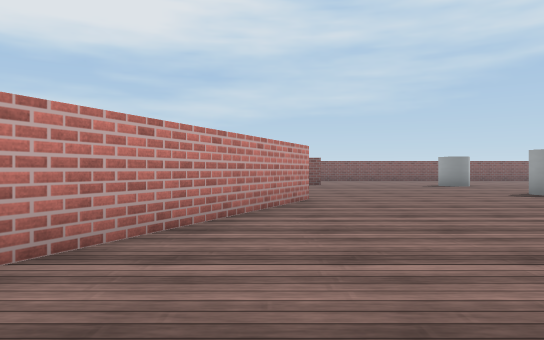
[1] (above)

24 first-person views from a walk through a 3-D level made in the Unity game engine. The camera is 0.55 m above the floor, looks level and sees 70° across. The floor is counted in squares, 1 m on a side. Each view is taken from the middle of a square. On the plan, view 1 faces up. The plan holds only what a view shows up to about 10 squares ahead; the rest is blank. The place goes on beyond the plan. Some surface patterns are stand-ins.

[2]
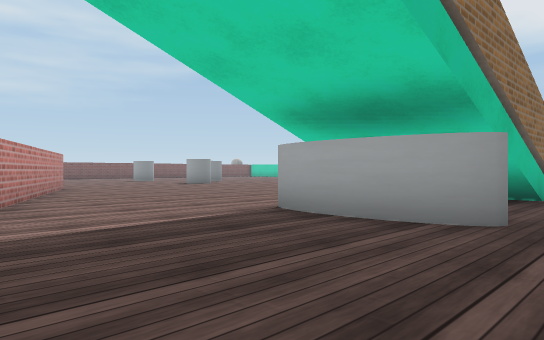

[3]
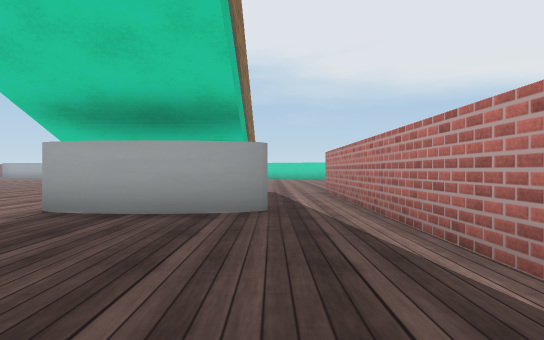

[4]
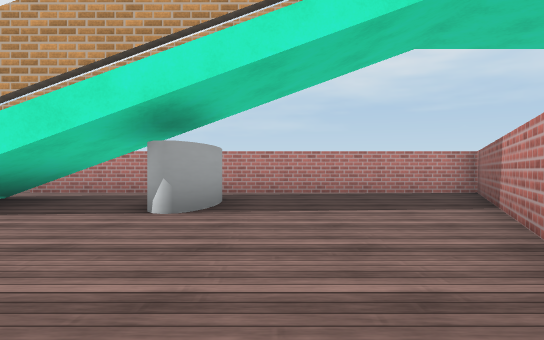

[5]
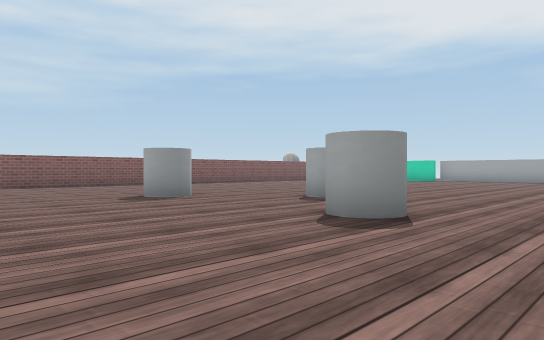

[6]
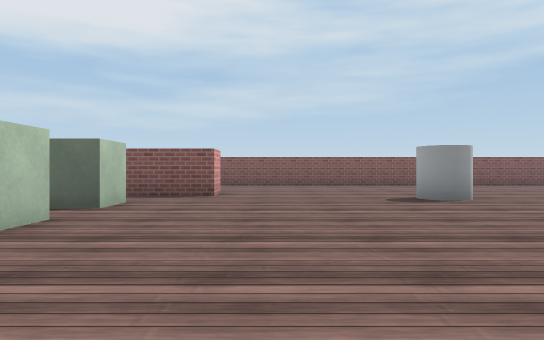

[7]
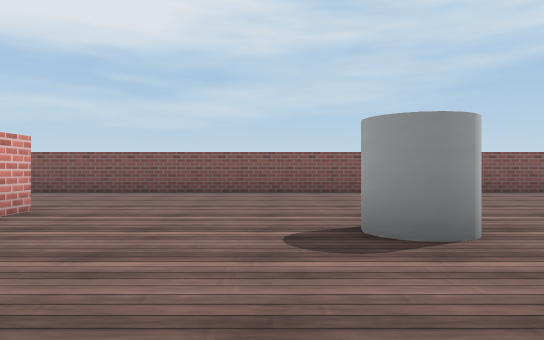

[8]
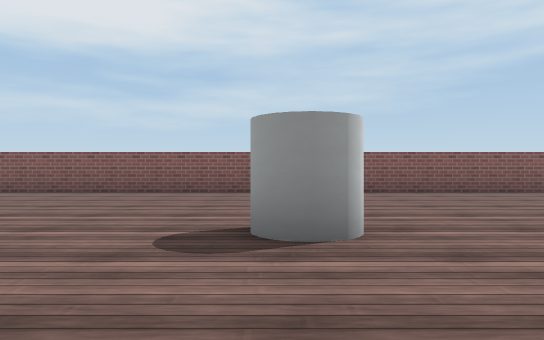

[9]
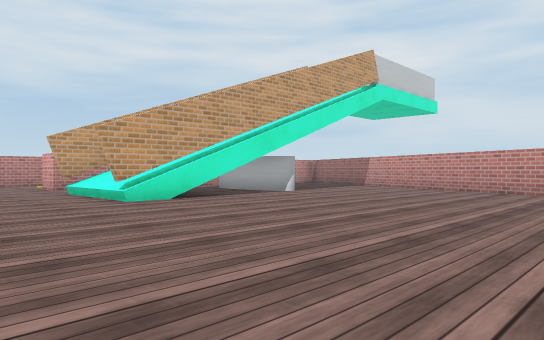

[10]
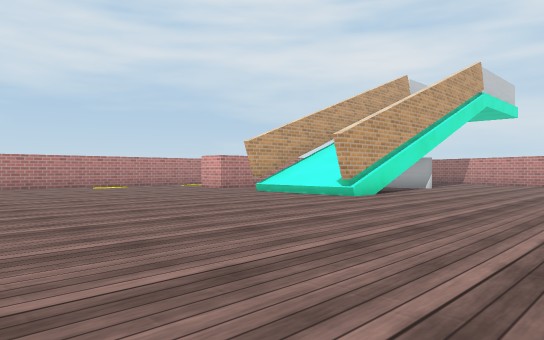

[11]
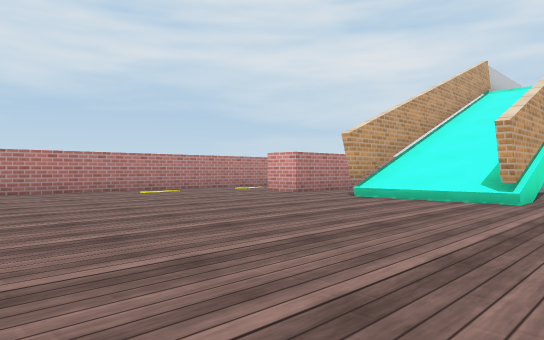

[12]
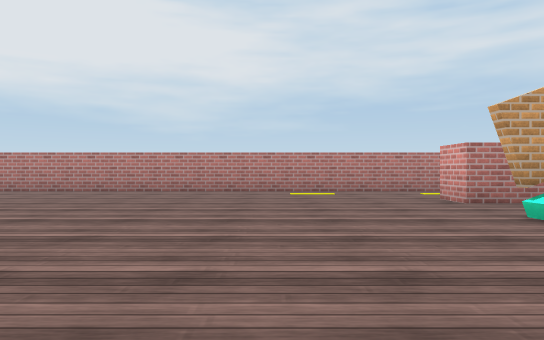

[13]
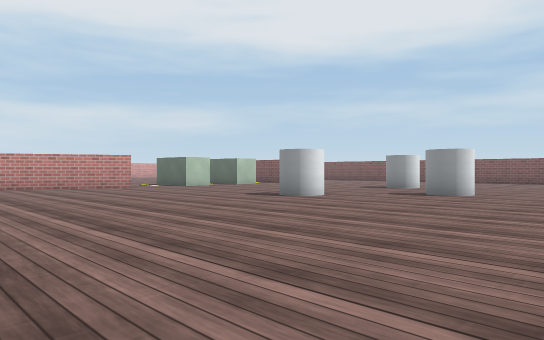

[14]
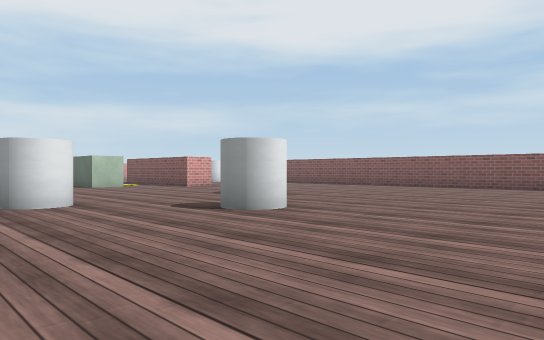

[15]
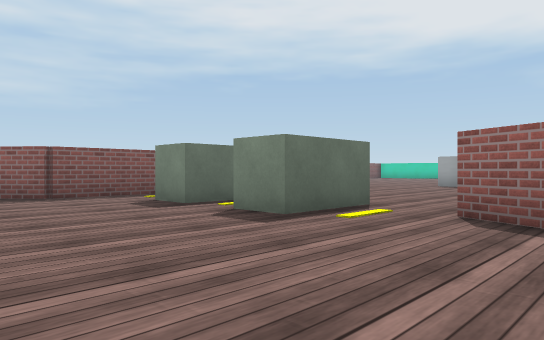

[16]
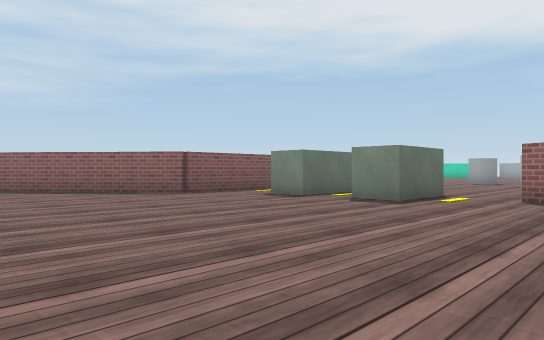

[17]
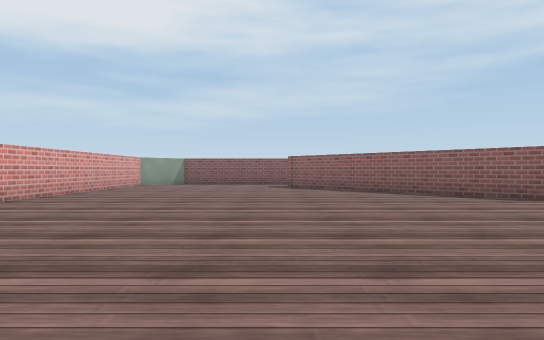

[18]
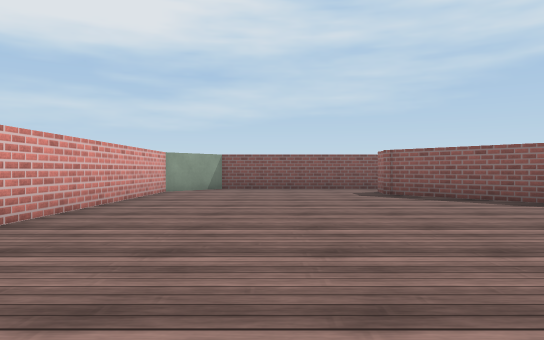

[19]
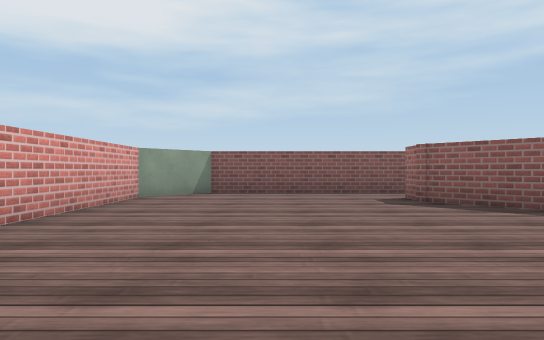

[20]
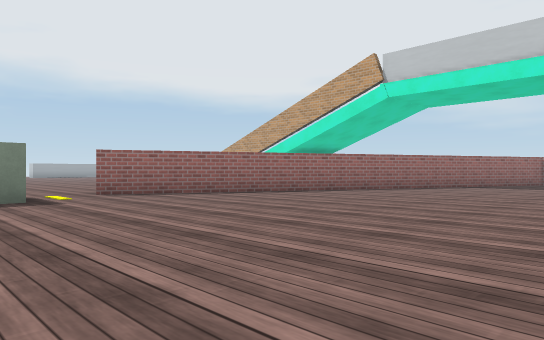

[21]
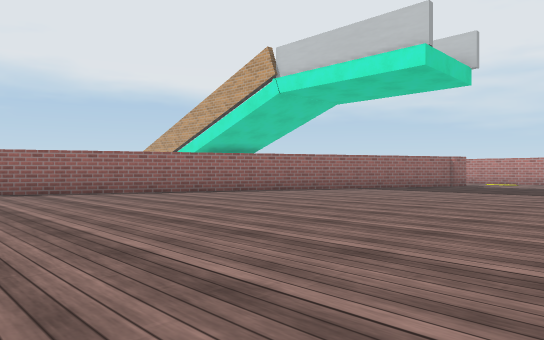

[22]
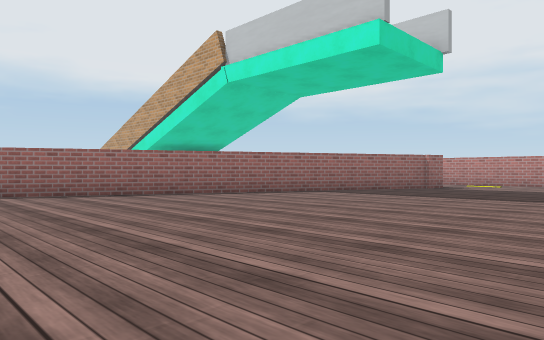

[23]
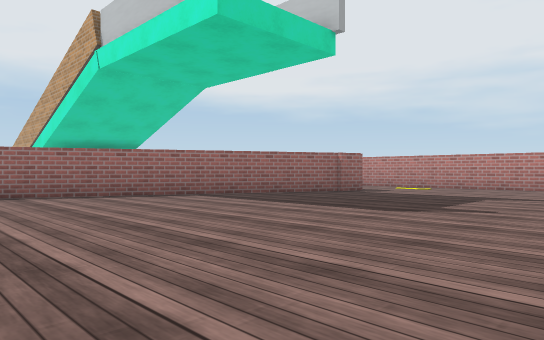

[24]
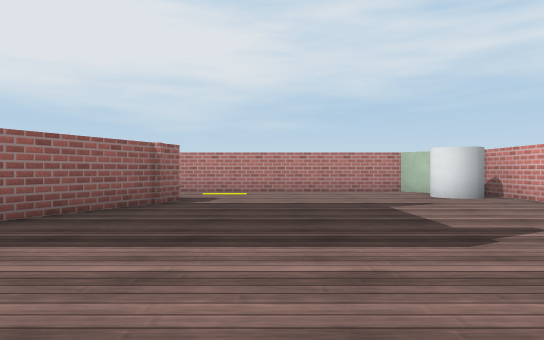

### Floor plan
Key: @ floor where view 1 was taken; # wall or solid block; . floor; ^ raised ledge; T thing the floor can be seen under or through; B block; O other object.
Columns run from 13 left of view 1 to 13 right of it. Each row starts with its distance up from view 1.
 23   #####
 22  B.....
 21 #......
 20 #.....#     ###############
 19 #.....##     .............
 18 #......##    .............
 17 #.......##    ...........
 16 #........##   ...........
 15 #.........##  #...........
 14 #..........####....O......
 13  ..................OO.....
 12  ...........BB............
 11   ...................OO...
 10    .........BB.............
  9    ................OO......
  8   .................O.......
  7   ...........#.............
  6   ..........##...........
  5   ..........#.............
  4   .........##..............
  3  ..........##..............
  2  .........##...............
  1  .........##...............
  0  .........#..@.............
 -1   .......##...T.TT#^.......
 -2   .......#....T  ^^^.......
 -3   ......##....T TTT^......
 -4  .......#..................
 -5  ......##..................
 -6 #......############........
 -7 #O......           ........
 -8 #B......          .........
 -9 ########          #########

Positions as (right, up) in squares from view 1, and headings:
1: (0, 0), facing up
2: (-3, -5), facing up-right
3: (-4, -4), facing right
4: (0, 4), facing down
5: (2, 6), facing up-right
6: (3, 6), facing up
7: (5, 10), facing up
8: (6, 10), facing up
9: (9, 6), facing down-left
10: (13, 4), facing down-left
11: (13, 1), facing down-left
12: (9, 1), facing down
13: (12, 2), facing up-left
14: (13, 7), facing up-left
15: (-5, 6), facing up-right
16: (-8, 6), facing up-right
17: (-8, 7), facing up
18: (-10, 11), facing up
19: (-10, 13), facing up
20: (-9, 11), facing down-right
21: (-11, 8), facing down-right
22: (-11, 6), facing down-right
23: (-12, 3), facing down-right
24: (-8, 1), facing down
